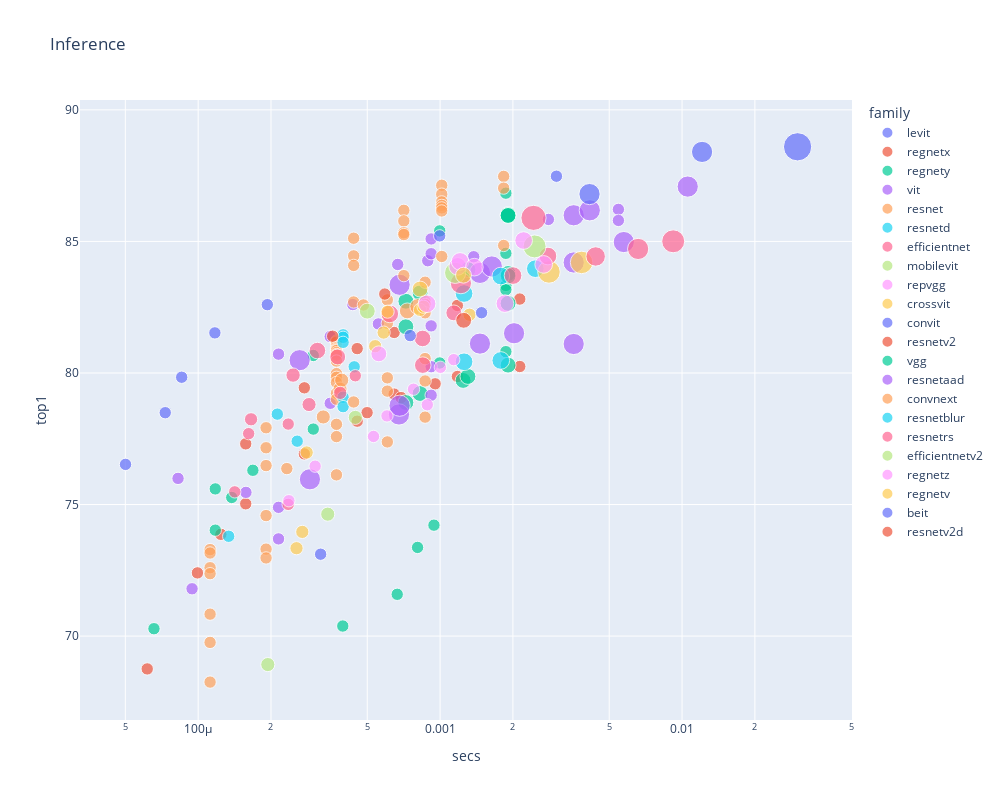

The cell this chart's notebook holds for it:
### Code cell
import plotly.express as px

w, h = 1000, 800

def show_all(df, title, size):
    return px.scatter(df, width=w, height=h, size=df[size]**2, title=title,
                      x='secs',  y='top1', log_x=True,
                      color='family', hover_name='model', hover_data=[size])


show_all(df, 'Inference', 'infer_img_size')

### Figure 1 — Plotly figure (JSON) as saved in the notebook; plotly's stock layout.template omitted (floating-point values rounded to 4 significant figures)
{"data": [{"customdata": [[224], [224], [224], [224], [224]], "hovertemplate": "<b>%{hovertext}</b><br><br>family=levit<br>secs=%{x}<br>top1=%{y}<br>size=%{marker.size}<br>infer_img_size=%{customdata[0]}<extra></extra>", "hovertext": ["levit_128s", "levit_128", "levit_192", "levit_256", "levit_384"], "legendgroup": "levit", "marker": {"color": "#636efa", "size": [50176, 50176, 50176, 50176, 50176], "sizemode": "area", "sizeref": 655.4, "symbol": "circle"}, "mode": "markers", "name": "levit", "orientation": "v", "showlegend": true, "type": "scatter", "x": [5.009e-05, 7.31e-05, 8.55e-05, 0.0001173, 0.0001932], "xaxis": "x", "y": [76.53, 78.49, 79.84, 81.52, 82.6], "yaxis": "y"}, {"customdata": [[224], [224], [224], [224], [224], [224], [224], [224], [224], [224], [224], [224], [224], [224], [224], [224], [224], [224]], "hovertemplate": "<b>%{hovertext}</b><br><br>family=regnetx<br>secs=%{x}<br>top1=%{y}<br>size=%{marker.size}<br>infer_img_size=%{customdata[0]}<extra></extra>", "hovertext": ["regnetx_002", "regnetx_004", "regnetx_006", "regnetx_008", "regnetx_008", "regnetx_016", "regnetx_016", "regnetx_032", "regnetx_032", "regnetx_040", "regnetx_080", "regnetx_080", "regnetx_064", "regnetx_120", "regnetx_160", "regnetx_160", "regnetx_320", "regnetx_320"], "legendgroup": "regnetx", "marker": {"color": "#EF553B", "size": [50176, 50176, 50176, 50176, 50176, 50176, 50176, 50176, 50176, 50176, 50176, 50176, 50176, 50176, 50176, 50176, 50176, 50176], "sizemode": "area", "sizeref": 655.4, "symbol": "circle"}, "mode": "markers", "name": "regnetx", "orientation": "v", "showlegend": true, "type": "scatter", "x": [6.158e-05, 9.931e-05, 0.0001241, 0.0001573, 0.0001573, 0.0002747, 0.0002747, 0.0004542, 0.0004542, 0.0004992, 0.0006456, 0.0006456, 0.0006894, 0.0009538, 0.001179, 0.001179, 0.002135, 0.002135], "xaxis": "x", "y": [68.75, 72.4, 73.87, 77.31, 75.03, 79.44, 76.92, 80.93, 78.17, 78.49, 81.54, 79.2, 79.07, 79.59, 82.57, 79.87, 82.81, 80.25], "yaxis": "y"}, {"customdata": [[224], [224], [224], [224], [224], [224], [224], [288], [288], [288], [288], [288], [224], [224], [288], [288], [288], [288], [224], [224], [224], [224], [224], [288], [288], [288], [288], [288], [288], [288]], "hovertemplate": "<b>%{hovertext}</b><br><br>family=regnety<br>secs=%{x}<br>top1=%{y}<br>size=%{marker.size}<br>infer_img_size=%{customdata[0]}<extra></extra>", "hovertext": ["regnety_002", "regnety_004", "regnety_004", "regnety_006", "regnety_008", "regnety_016", "regnety_016", "regnety_032", "regnety_032", "regnety_032", "regnety_040", "regnety_040", "regnety_120", "regnety_120", "regnety_064", "regnety_064", "regnety_080", "regnety_080", "regnety_320", "regnety_320", "regnety_320", "regnety_320", "regnety_320", "regnety_160", "regnety_160", "regnety_160", "regnety_160", "regnety_160", "regnety_160", "regnety_160"], "legendgroup": "regnety", "marker": {"color": "#00cc96", "size": [50176, 50176, 50176, 50176, 50176, 50176, 50176, 82944, 82944, 82944, 82944, 82944, 50176, 50176, 82944, 82944, 82944, 82944, 50176, 50176, 50176, 50176, 50176, 82944, 82944, 82944, 82944, 82944, 82944, 82944], "sizemode": "area", "sizeref": 655.4, "symbol": "circle"}, "mode": "markers", "name": "regnety", "orientation": "v", "showlegend": true, "type": "scatter", "x": [6.567e-05, 0.0001177, 0.0001177, 0.0001377, 0.0001683, 0.0002991, 0.0002991, 0.0007221, 0.0007221, 0.0007221, 0.0008266, 0.0008266, 0.0009964, 0.0009964, 0.001245, 0.001245, 0.001303, 0.001303, 0.00187, 0.00187, 0.00187, 0.00187, 0.00187, 0.001909, 0.001909, 0.001909, 0.001909, 0.001909, 0.001909, 0.001909], "xaxis": "x", "y": [70.28, 75.59, 74.03, 75.27, 76.3, 80.67, 77.87, 82.73, 81.76, 78.88, 83.04, 79.22, 85.4, 80.38, 83.72, 79.72, 83.93, 79.87, 86.83, 84.55, 83.33, 83.16, 80.81, 86.02, 85.99, 85.99, 83.78, 83.69, 82.65, 80.3], "yaxis": "y"}, {"customdata": [[224], [224], [224], [224], [224], [224], [384], [384], [224], [224], [224], [384], [384], [384], [224], [224], [224], [224], [224], [224], [224], [384], [384], [384], [384], [224], [384], [384], [384], [384], [224], [224], [384], [384]], "hovertemplate": "<b>%{hovertext}</b><br><br>family=vit<br>secs=%{x}<br>top1=%{y}<br>size=%{marker.size}<br>infer_img_size=%{customdata[0]}<extra></extra>", "hovertext": ["vit_small_patch32_224", "vit_tiny_r_s16_p8_224", "vit_tiny_patch16_224", "vit_base_patch32_224", "vit_base_patch32_224", "vit_base_patch32_224", "vit_small_patch32_384", "vit_tiny_r_s16_p8_384", "vit_small_patch16_224", "vit_small_patch16_224", "vit_small_r26_s32_224", "vit_tiny_patch16_384", "vit_base_patch32_384", "vit_base_patch32_384", "vit_base_patch16_224_miil", "vit_base_patch16_224", "vit_base_patch16_224", "vit_base_patch16_224", "vit_base_patch16_224", "vit_base_patch16_224", "vit_large_r50_s32_224", "vit_small_patch16_384", "vit_small_patch16_384", "vit_small_r26_s32_384", "vit_large_patch32_384", "vit_large_patch16_224", "vit_base_patch16_384", "vit_base_patch16_384", "vit_base_patch16_384", "vit_large_r50_s32_384", "vit_base_patch8_224", "vit_base_patch8_224", "vit_base_r50_s16_384", "vit_large_patch16_384"], "legendgroup": "vit", "marker": {"color": "#ab63fa", "size": [50176, 50176, 50176, 50176, 50176, 50176, 147456, 147456, 50176, 50176, 50176, 147456, 147456, 147456, 50176, 50176, 50176, 50176, 50176, 50176, 50176, 147456, 147456, 147456, 147456, 50176, 147456, 147456, 147456, 147456, 50176, 50176, 147456, 147456], "sizemode": "area", "sizeref": 655.4, "symbol": "circle"}, "mode": "markers", "name": "vit", "orientation": "v", "showlegend": true, "type": "scatter", "x": [8.258e-05, 9.436e-05, 0.0001576, 0.0002149, 0.0002149, 0.0002149, 0.0002627, 0.0002897, 0.0003514, 0.0003514, 0.0005556, 0.0006761, 0.0006801, 0.0006801, 0.000889, 0.0009183, 0.0009183, 0.0009183, 0.0009183, 0.0009183, 0.001377, 0.001461, 0.001461, 0.001636, 0.002022, 0.002803, 0.003566, 0.003566, 0.003566, 0.004157, 0.005457, 0.005457, 0.005744, 0.01056], "xaxis": "x", "y": [75.99, 71.8, 75.46, 80.72, 74.89, 73.69, 80.49, 75.96, 81.39, 78.85, 81.86, 78.42, 83.35, 78.76, 84.27, 85.09, 84.53, 81.79, 80.24, 79.15, 84.42, 83.8, 81.12, 84.05, 81.51, 85.84, 85.99, 84.2, 81.1, 86.18, 86.22, 85.8, 84.98, 87.08], "yaxis": "y"}, {"customdata": [[224], [224], [224], [224], [224], [224], [224], [224], [224], [224], [224], [224], [224], [224], [256], [224], [224], [224], [224], [224], [224], [224], [224], [224], [224], [224], [224], [224], [224], [224], [224], [224], [224], [256], [256], [224], [224], [224], [224], [224], [224], [224], [288], [288], [224], [224], [224], [224], [224], [224], [224]], "hovertemplate": "<b>%{hovertext}</b><br><br>family=resnet<br>secs=%{x}<br>top1=%{y}<br>size=%{marker.size}<br>infer_img_size=%{customdata[0]}<extra></extra>", "hovertext": ["resnet18", "resnet18", "resnet18", "resnet18", "resnet18", "resnet18", "resnet18", "resnet34", "resnet34", "resnet34", "resnet34", "resnet34", "resnet34", "resnet26", "resnet26t", "resnet50", "resnet50", "resnet50", "resnet50", "resnet50", "resnet50", "resnet50", "resnet50", "resnet50", "resnet50", "resnet50", "resnet50", "resnet50", "resnet50", "resnet50", "resnet50", "resnet50", "resnet50", "resnet32ts", "resnet33ts", "resnet101", "resnet101", "resnet101", "resnet101", "resnet101", "resnet101", "resnet101", "resnet51q", "resnet61q", "resnet152", "resnet152", "resnet152", "resnet152", "resnet152", "resnet152", "resnet152"], "legendgroup": "resnet", "marker": {"color": "#FFA15A", "size": [50176, 50176, 50176, 50176, 50176, 50176, 50176, 50176, 50176, 50176, 50176, 50176, 50176, 50176, 65536, 50176, 50176, 50176, 50176, 50176, 50176, 50176, 50176, 50176, 50176, 50176, 50176, 50176, 50176, 50176, 50176, 50176, 50176, 65536, 65536, 50176, 50176, 50176, 50176, 50176, 50176, 50176, 82944, 82944, 50176, 50176, 50176, 50176, 50176, 50176, 50176], "sizemode": "area", "sizeref": 655.4, "symbol": "circle"}, "mode": "markers", "name": "resnet", "orientation": "v", "showlegend": true, "type": "scatter", "x": [0.000112, 0.000112, 0.000112, 0.000112, 0.000112, 0.000112, 0.000112, 0.0001909, 0.0001909, 0.0001909, 0.0001909, 0.0001909, 0.0001909, 0.0002325, 0.0003289, 0.000373, 0.000373, 0.000373, 0.000373, 0.000373, 0.000373, 0.000373, 0.000373, 0.000373, 0.000373, 0.000373, 0.000373, 0.000373, 0.000373, 0.000373, 0.000373, 0.000373, 0.000373, 0.0003858, 0.000392, 0.0006052, 0.0006052, 0.0006052, 0.0006052, 0.0006052, 0.0006052, 0.0006052, 0.000732, 0.0008087, 0.000867, 0.000867, 0.000867, 0.000867, 0.000867, 0.000867, 0.000867], "xaxis": "x", "y": [73.29, 73.16, 72.6, 72.37, 70.83, 69.76, 68.25, 77.92, 77.16, 76.48, 74.58, 73.31, 72.97, 76.37, 78.33, 81.21, 81.17, 80.97, 80.91, 80.87, 80.85, 80.77, 80.71, 80.68, 80.45, 79.98, 79.84, 79.64, 79.23, 79.0, 78.05, 77.58, 76.13, 79.39, 79.73, 82.78, 82.32, 82.24, 81.89, 79.81, 79.31, 77.38, 82.36, 82.52, 83.45, 82.73, 82.61, 82.29, 80.55, 79.7, 78.32], "yaxis": "y"}, {"customdata": [[224], [224], [224], [224], [224], [224], [224], [224], [320], [320], [320], [320], [320]], "hovertemplate": "<b>%{hovertext}</b><br><br>family=resnetd<br>secs=%{x}<br>top1=%{y}<br>size=%{marker.size}<br>infer_img_size=%{customdata[0]}<extra></extra>", "hovertext": ["resnet18d", "resnet34d", "resnet26d", "resnet50d", "resnet50d", "resnet50d", "resnet50d", "resnet50d", "resnet101d", "resnet101d", "resnet152d", "resnet152d", "resnet200d"], "legendgroup": "resnetd", "marker": {"color": "#19d3f3", "size": [50176, 50176, 50176, 50176, 50176, 50176, 50176, 50176, 102400, 102400, 102400, 102400, 102400], "sizemode": "area", "sizeref": 655.4, "symbol": "circle"}, "mode": "markers", "name": "resnetd", "orientation": "v", "showlegend": true, "type": "scatter", "x": [0.0001337, 0.0002124, 0.0002566, 0.0003972, 0.0003972, 0.0003972, 0.0003972, 0.0003972, 0.001256, 0.001256, 0.001782, 0.001782, 0.002475], "xaxis": "x", "y": [73.79, 78.44, 77.41, 81.45, 81.36, 81.16, 79.08, 78.72, 83.02, 80.43, 83.68, 80.48, 83.96], "yaxis": "y"}, {"customdata": [[224], [224], [240], [224], [224], [260], [256], [300], [288], [240], [320], [300], [300], [384], [456]], "hovertemplate": "<b>%{hovertext}</b><br><br>family=efficientnet<br>secs=%{x}<br>top1=%{y}<br>size=%{marker.size}<br>infer_img_size=%{customdata[0]}<extra></extra>", "hovertext": ["efficientnet_lite0", "efficientnet_b0", "efficientnet_b1_pruned", "efficientnet_es_pruned", "efficientnet_es", "efficientnet_b2_pruned", "efficientnet_b1", "efficientnet_b3_pruned", "efficientnet_b2", "efficientnet_em", "efficientnet_b3", "efficientnet_el", "efficientnet_el_pruned", "efficientnet_b4", "efficientnet_b5"], "legendgroup": "efficientnet", "marker": {"color": "#FF6692", "size": [50176, 50176, 57600, 50176, 50176, 67600, 65536, 90000, 82944, 57600, 102400, 90000, 90000, 147456, 207936], "sizemode": "area", "sizeref": 655.4, "symbol": "circle"}, "mode": "markers", "name": "efficientnet", "orientation": "v", "showlegend": true, "type": "scatter", "x": [0.0001417, 0.0001617, 0.0001654, 0.0002356, 0.0002357, 0.0002468, 0.0002873, 0.0003111, 0.0003774, 0.0003865, 0.0006195, 0.0008466, 0.000848, 0.001219, 0.002433], "xaxis": "x", "y": [75.48, 77.69, 78.24, 75.01, 78.06, 79.92, 78.8, 80.85, 80.61, 79.24, 82.25, 81.31, 80.3, 83.41, 85.9], "yaxis": "y"}, {"customdata": [[256], [256], [256]], "hovertemplate": "<b>%{hovertext}</b><br><br>family=mobilevit<br>secs=%{x}<br>top1=%{y}<br>size=%{marker.size}<br>infer_img_size=%{customdata[0]}<extra></extra>", "hovertext": ["mobilevit_xxs", "mobilevit_xs", "mobilevit_s"], "legendgroup": "mobilevit", "marker": {"color": "#B6E880", "size": [65536, 65536, 65536], "sizemode": "area", "sizeref": 655.4, "symbol": "circle"}, "mode": "markers", "name": "mobilevit", "orientation": "v", "showlegend": true, "type": "scatter", "x": [0.000194, 0.0003433, 0.0004464], "xaxis": "x", "y": [68.92, 74.63, 78.31], "yaxis": "y"}, {"customdata": [[224], [224], [224], [224], [224], [224], [224], [224]], "hovertemplate": "<b>%{hovertext}</b><br><br>family=repvgg<br>secs=%{x}<br>top1=%{y}<br>size=%{marker.size}<br>infer_img_size=%{customdata[0]}<extra></extra>", "hovertext": ["repvgg_b0", "repvgg_a2", "repvgg_b1g4", "repvgg_b1", "repvgg_b2g4", "repvgg_b2", "repvgg_b3g4", "repvgg_b3"], "legendgroup": "repvgg", "marker": {"color": "#FF97FF", "size": [50176, 50176, 50176, 50176, 50176, 50176, 50176, 50176], "sizemode": "area", "sizeref": 655.4, "symbol": "circle"}, "mode": "markers", "name": "repvgg", "orientation": "v", "showlegend": true, "type": "scatter", "x": [0.0002371, 0.0003044, 0.0005307, 0.0006032, 0.0007765, 0.0008852, 0.001003, 0.001138], "xaxis": "x", "y": [75.14, 76.46, 77.59, 78.37, 79.38, 78.79, 80.22, 80.51], "yaxis": "y"}, {"customdata": [[240], [240], [240], [240], [240], [240], [240], [240], [240], [408], [408]], "hovertemplate": "<b>%{hovertext}</b><br><br>family=crossvit<br>secs=%{x}<br>top1=%{y}<br>size=%{marker.size}<br>infer_img_size=%{customdata[0]}<extra></extra>", "hovertext": ["crossvit_tiny_240", "crossvit_9_240", "crossvit_9_dagger_240", "crossvit_small_240", "crossvit_15_240", "crossvit_15_dagger_240", "crossvit_18_240", "crossvit_18_dagger_240", "crossvit_base_240", "crossvit_15_dagger_408", "crossvit_18_dagger_408"], "legendgroup": "crossvit", "marker": {"color": "#FECB52", "size": [57600, 57600, 57600, 57600, 57600, 57600, 57600, 57600, 57600, 166464, 166464], "sizemode": "area", "sizeref": 655.4, "symbol": "circle"}, "mode": "markers", "name": "crossvit", "orientation": "v", "showlegend": true, "type": "scatter", "x": [0.000255, 0.0002694, 0.0002809, 0.0005391, 0.0005843, 0.0006067, 0.0008261, 0.0008547, 0.001323, 0.002818, 0.003844], "xaxis": "x", "y": [73.34, 73.96, 76.98, 81.02, 81.54, 82.33, 82.4, 82.52, 82.21, 83.84, 84.2], "yaxis": "y"}, {"customdata": [[224], [224], [224]], "hovertemplate": "<b>%{hovertext}</b><br><br>family=convit<br>secs=%{x}<br>top1=%{y}<br>size=%{marker.size}<br>infer_img_size=%{customdata[0]}<extra></extra>", "hovertext": ["convit_tiny", "convit_small", "convit_base"], "legendgroup": "convit", "marker": {"color": "#636efa", "size": [50176, 50176, 50176], "sizemode": "area", "sizeref": 655.4, "symbol": "circle"}, "mode": "markers", "name": "convit", "orientation": "v", "showlegend": true, "type": "scatter", "x": [0.0003208, 0.0007522, 0.001484], "xaxis": "x", "y": [73.11, 81.42, 82.29], "yaxis": "y"}, {"customdata": [[224], [224]], "hovertemplate": "<b>%{hovertext}</b><br><br>family=resnetv2<br>secs=%{x}<br>top1=%{y}<br>size=%{marker.size}<br>infer_img_size=%{customdata[0]}<extra></extra>", "hovertext": ["resnetv2_50", "resnetv2_101"], "legendgroup": "resnetv2", "marker": {"color": "#EF553B", "size": [50176, 50176], "sizemode": "area", "sizeref": 655.4, "symbol": "circle"}, "mode": "markers", "name": "resnetv2", "orientation": "v", "showlegend": true, "type": "scatter", "x": [0.0003597, 0.0005907], "xaxis": "x", "y": [81.4, 83], "yaxis": "y"}, {"customdata": [[224], [224], [224], [224]], "hovertemplate": "<b>%{hovertext}</b><br><br>family=vgg<br>secs=%{x}<br>top1=%{y}<br>size=%{marker.size}<br>infer_img_size=%{customdata[0]}<extra></extra>", "hovertext": ["vgg11_bn", "vgg13_bn", "vgg16_bn", "vgg19_bn"], "legendgroup": "vgg", "marker": {"color": "#00cc96", "size": [50176, 50176, 50176, 50176], "sizemode": "area", "sizeref": 655.4, "symbol": "circle"}, "mode": "markers", "name": "vgg", "orientation": "v", "showlegend": true, "type": "scatter", "x": [0.0003961, 0.0006649, 0.000807, 0.0009432], "xaxis": "x", "y": [70.38, 71.59, 73.37, 74.22], "yaxis": "y"}, {"customdata": [[224], [224]], "hovertemplate": "<b>%{hovertext}</b><br><br>family=resnetaad<br>secs=%{x}<br>top1=%{y}<br>size=%{marker.size}<br>infer_img_size=%{customdata[0]}<extra></extra>", "hovertext": ["resnetaa50d", "resnetaa101d"], "legendgroup": "resnetaad", "marker": {"color": "#ab63fa", "size": [50176, 50176], "sizemode": "area", "sizeref": 655.4, "symbol": "circle"}, "mode": "markers", "name": "resnetaad", "orientation": "v", "showlegend": true, "type": "scatter", "x": [0.0004357, 0.000668], "xaxis": "x", "y": [82.6, 84.12], "yaxis": "y"}, {"customdata": [[224], [224], [224], [224], [224], [224], [224], [224], [224], [224], [224], [224], [224], [224], [224], [224], [224], [224], [224], [224], [224]], "hovertemplate": "<b>%{hovertext}</b><br><br>family=convnext<br>secs=%{x}<br>top1=%{y}<br>size=%{marker.size}<br>infer_img_size=%{customdata[0]}<extra></extra>", "hovertext": ["convnext_tiny", "convnext_tiny", "convnext_tiny", "convnext_tiny", "convnext_tiny", "convnext_tiny_hnf", "convnext_small", "convnext_small", "convnext_small", "convnext_small", "convnext_small", "convnext_base", "convnext_base", "convnext_base", "convnext_base", "convnext_base", "convnext_base", "convnext_base", "convnext_large", "convnext_large", "convnext_large"], "legendgroup": "convnext", "marker": {"color": "#FFA15A", "size": [50176, 50176, 50176, 50176, 50176, 50176, 50176, 50176, 50176, 50176, 50176, 50176, 50176, 50176, 50176, 50176, 50176, 50176, 50176, 50176, 50176], "sizemode": "area", "sizeref": 655.4, "symbol": "circle"}, "mode": "markers", "name": "convnext", "orientation": "v", "showlegend": true, "type": "scatter", "x": [0.0004393, 0.0004393, 0.0004393, 0.0004393, 0.0004393, 0.0004818, 0.0007081, 0.0007081, 0.0007081, 0.0007081, 0.0007081, 0.001016, 0.001016, 0.001016, 0.001016, 0.001016, 0.001016, 0.001016, 0.001831, 0.001831, 0.001831], "xaxis": "x", "y": [85.12, 84.45, 84.09, 82.7, 78.9, 82.58, 86.18, 85.78, 85.33, 85.26, 83.7, 87.13, 86.8, 86.5, 86.37, 86.27, 86.16, 84.43, 87.47, 87.03, 84.85], "yaxis": "y"}, {"customdata": [[224]], "hovertemplate": "<b>%{hovertext}</b><br><br>family=resnetblur<br>secs=%{x}<br>top1=%{y}<br>size=%{marker.size}<br>infer_img_size=%{customdata[0]}<extra></extra>", "hovertext": ["resnetblur50"], "legendgroup": "resnetblur", "marker": {"color": "#19d3f3", "size": [50176], "sizemode": "area", "sizeref": 655.4, "symbol": "circle"}, "mode": "markers", "name": "resnetblur", "orientation": "v", "showlegend": true, "type": "scatter", "x": [0.0004415], "xaxis": "x", "y": [80.23], "yaxis": "y"}, {"customdata": [[224], [288], [320], [320], [352], [384], [416]], "hovertemplate": "<b>%{hovertext}</b><br><br>family=resnetrs<br>secs=%{x}<br>top1=%{y}<br>size=%{marker.size}<br>infer_img_size=%{customdata[0]}<extra></extra>", "hovertext": ["resnetrs50", "resnetrs101", "resnetrs152", "resnetrs200", "resnetrs270", "resnetrs350", "resnetrs420"], "legendgroup": "resnetrs", "marker": {"color": "#FF6692", "size": [50176, 82944, 102400, 102400, 123904, 147456, 173056], "sizemode": "area", "sizeref": 655.4, "symbol": "circle"}, "mode": "markers", "name": "resnetrs", "orientation": "v", "showlegend": true, "type": "scatter", "x": [0.0004461, 0.00114, 0.002002, 0.002791, 0.004395, 0.006584, 0.009193], "xaxis": "x", "y": [79.89, 82.28, 83.7, 84.44, 84.43, 84.71, 85.0], "yaxis": "y"}, {"customdata": [[288], [384], [416]], "hovertemplate": "<b>%{hovertext}</b><br><br>family=efficientnetv2<br>secs=%{x}<br>top1=%{y}<br>size=%{marker.size}<br>infer_img_size=%{customdata[0]}<extra></extra>", "hovertext": ["efficientnetv2_rw_t", "efficientnetv2_rw_s", "efficientnetv2_rw_m"], "legendgroup": "efficientnetv2", "marker": {"color": "#B6E880", "size": [82944, 147456, 173056], "sizemode": "area", "sizeref": 655.4, "symbol": "circle"}, "mode": "markers", "name": "efficientnetv2", "orientation": "v", "showlegend": true, "type": "scatter", "x": [0.0005001, 0.001154, 0.002458], "xaxis": "x", "y": [82.35, 83.81, 84.81], "yaxis": "y"}, {"customdata": [[288], [320], [320], [320], [320], [320], [320], [320]], "hovertemplate": "<b>%{hovertext}</b><br><br>family=regnetz<br>secs=%{x}<br>top1=%{y}<br>size=%{marker.size}<br>infer_img_size=%{customdata[0]}<extra></extra>", "hovertext": ["regnetz_b16", "regnetz_c16", "regnetz_d8", "regnetz_040", "regnetz_d32", "regnetz_c16_evos", "regnetz_e8", "regnetz_d8_evos"], "legendgroup": "regnetz", "marker": {"color": "#FF97FF", "size": [82944, 102400, 102400, 102400, 102400, 102400, 102400, 102400], "sizemode": "area", "sizeref": 655.4, "symbol": "circle"}, "mode": "markers", "name": "regnetz", "orientation": "v", "showlegend": true, "type": "scatter", "x": [0.0005581, 0.0008833, 0.001182, 0.001209, 0.001386, 0.001853, 0.002215, 0.00268], "xaxis": "x", "y": [80.73, 82.63, 84.05, 84.24, 84.02, 82.64, 85.03, 84.13], "yaxis": "y"}, {"customdata": [[288], [288]], "hovertemplate": "<b>%{hovertext}</b><br><br>family=regnetv<br>secs=%{x}<br>top1=%{y}<br>size=%{marker.size}<br>infer_img_size=%{customdata[0]}<extra></extra>", "hovertext": ["regnetv_040", "regnetv_064"], "legendgroup": "regnetv", "marker": {"color": "#FECB52", "size": [82944, 82944], "sizemode": "area", "sizeref": 655.4, "symbol": "circle"}, "mode": "markers", "name": "regnetv", "orientation": "v", "showlegend": true, "type": "scatter", "x": [0.0008264, 0.001249], "xaxis": "x", "y": [83.19, 83.72], "yaxis": "y"}, {"customdata": [[224], [224], [384], [384], [512]], "hovertemplate": "<b>%{hovertext}</b><br><br>family=beit<br>secs=%{x}<br>top1=%{y}<br>size=%{marker.size}<br>infer_img_size=%{customdata[0]}<extra></extra>", "hovertext": ["beit_base_patch16_224", "beit_large_patch16_224", "beit_base_patch16_384", "beit_large_patch16_384", "beit_large_patch16_512"], "legendgroup": "beit", "marker": {"color": "#636efa", "size": [50176, 50176, 147456, 147456, 262144], "sizemode": "area", "sizeref": 655.4, "symbol": "circle"}, "mode": "markers", "name": "beit", "orientation": "v", "showlegend": true, "type": "scatter", "x": [0.0009962, 0.003026, 0.004146, 0.0121, 0.03003], "xaxis": "x", "y": [85.21, 87.48, 86.8, 88.4, 88.6], "yaxis": "y"}, {"customdata": [[288]], "hovertemplate": "<b>%{hovertext}</b><br><br>family=resnetv2d<br>secs=%{x}<br>top1=%{y}<br>size=%{marker.size}<br>infer_img_size=%{customdata[0]}<extra></extra>", "hovertext": ["resnetv2_50d_evos"], "legendgroup": "resnetv2d", "marker": {"color": "#EF553B", "size": [82944], "sizemode": "area", "sizeref": 655.4, "symbol": "circle"}, "mode": "markers", "name": "resnetv2d", "orientation": "v", "showlegend": true, "type": "scatter", "x": [0.001252], "xaxis": "x", "y": [82.0], "yaxis": "y"}], "layout": {"height": 800, "legend": {"itemsizing": "constant", "title": {"text": "family"}, "tracegroupgap": 0}, "title": {"text": "Inference"}, "width": 1000, "xaxis": {"anchor": "y", "domain": [0, 1], "title": {"text": "secs"}, "type": "log"}, "yaxis": {"anchor": "x", "domain": [0, 1], "title": {"text": "top1"}}}}
